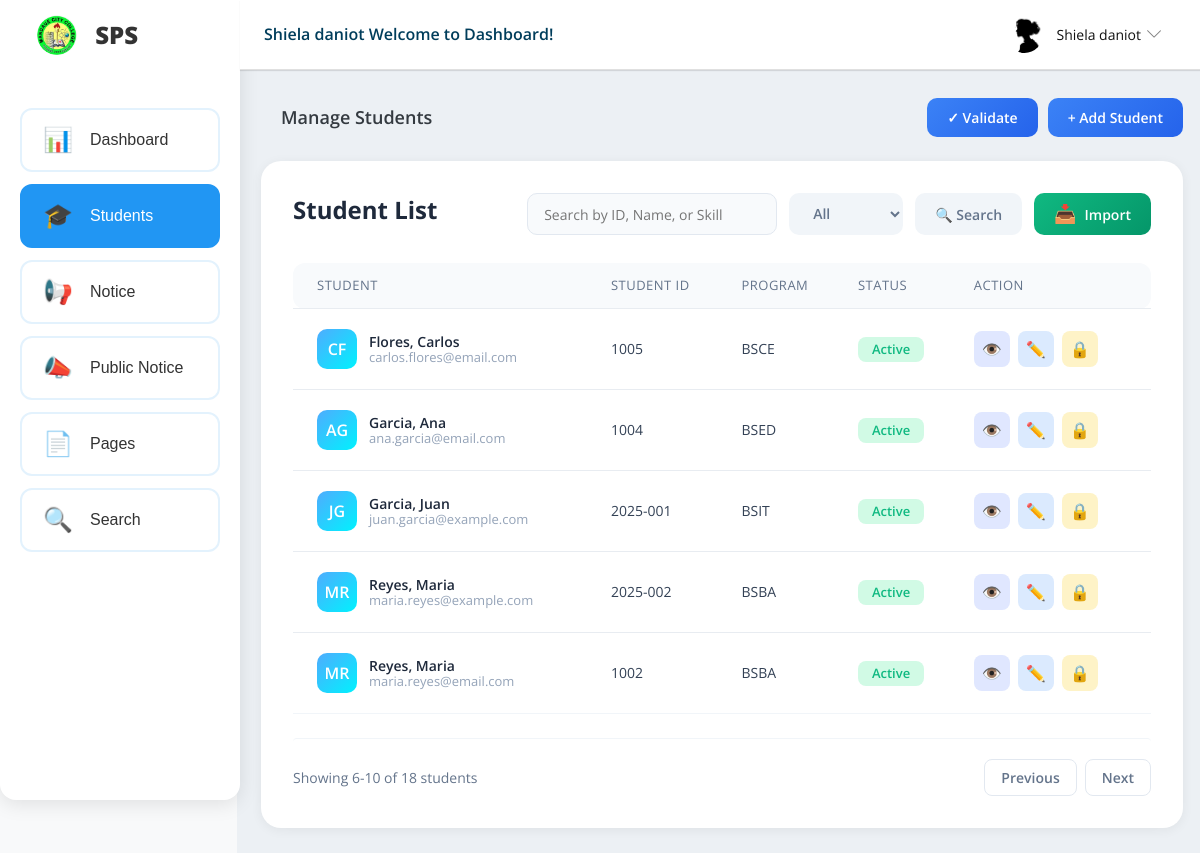
The page /staff/manage-students.php?page=2 (signed in) on the database as committed earlier.
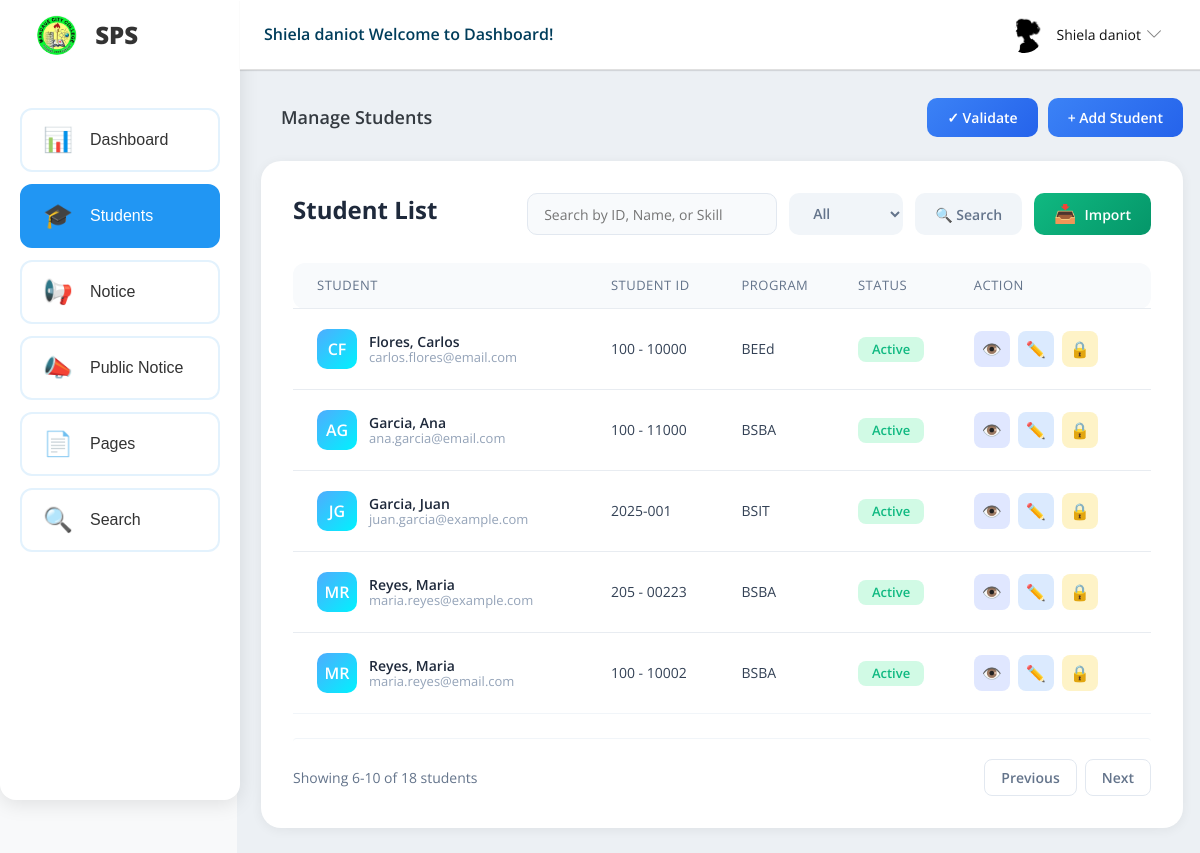
The same page on the database as committed later.
### tables this page shows
CREATE TABLE `tblstudent` (
  `ID` int(11) NOT NULL,
  `StuID` varchar(50) NOT NULL,
  `FamilyName` varchar(100) NOT NULL,
  `FirstName` varchar(100) NOT NULL,
  `MiddleName` varchar(100) DEFAULT NULL,
  `Program` varchar(100) NOT NULL,
  `Major` varchar(100) DEFAULT NULL,
  `LearnersReferenceNo` varchar(50) DEFAULT NULL,
  `DOB` date NOT NULL,
  `PlaceOfBirth` varchar(255) DEFAULT NULL,
  `Gender` varchar(10) NOT NULL,
  `CivilStatus` varchar(50) DEFAULT NULL,
  `Religion` varchar(100) DEFAULT NULL,
  `Height` varchar(10) DEFAULT NULL,
  `Weight` varchar(10) DEFAULT NULL,
  `Citizenship` varchar(50) DEFAULT NULL,
  `FathersName` varchar(100) DEFAULT NULL,
  `MothersMaidenName` varchar(100) DEFAULT NULL,
  `BuildingHouseNumber` varchar(255) DEFAULT NULL,
  `StreetName` varchar(255) DEFAULT NULL,
  `Barangay` varchar(255) DEFAULT NULL,
  `CityMunicipality` varchar(255) DEFAULT NULL,
  `Province` varchar(255) DEFAULT NULL,
  `PostalCode` varchar(20) DEFAULT NULL,
  `ContactNumber` varchar(15) DEFAULT NULL,
  `EmailAddress` varchar(100) DEFAULT NULL,
  `EmergencyContactPerson` varchar(100) DEFAULT NULL,
  `EmergencyRelationship` varchar(50) DEFAULT NULL,
  `EmergencyContactNumber` varchar(15) DEFAULT NULL,
  `EmergencyAddress` text DEFAULT NULL,
  `Category` set('New Freshman','Continuing/Returnee','Shiftee','Second Degree','Regular','Irregular') NOT NULL,
  `YearLevel` enum('1','2','3','4') DEFAULT NULL,
  `Password` varchar(255) NOT NULL,
  `Image` varchar(255) DEFAULT NULL,
  `Academic` longtext DEFAULT NULL,
  `NonAcademic` longtext DEFAULT NULL,
  `Status` tinyint(1) NOT NULL DEFAULT 1
);

### staff/manage-students.php (the view, shortened to what the changed rows need)
<?php
include('includes/dbconnection.php');
if (strlen($_SESSION['sturecmsstaffid']) == 0) {
    header('location:logout.php');
} else {
    $limit = 5;
    $page = isset($_GET['page']) ? max(1, intval($_GET['page'])) : 1;
    $offset = ($page - 1) * $limit;
    $isSkillSearch = false;
    $skill_id = 0;
  function getInitials($name)
  {
    $words = explode(' ', trim($name));
    $initials = '';
    if (count($words) >= 2) {
      $initials .= strtoupper(substr($words[0], 0, 1));
      $initials .= strtoupper(substr(end($words), 0, 1));
    } else if (count($words) == 1) {
      $initials .= strtoupper(substr($words[0], 0, 2));
    }
    return $initials;
    }
    ?>
    <!DOCTYPE html>
    <html lang="en">
    <head>
        <link rel="stylesheet" href="vendors/simple-line-icons/css/simple-line-icons.css">
        <link rel="stylesheet" href="vendors/flag-icon-css/css/flag-icon.min.css">
        <link rel="stylesheet" href="vendors/css/vendor.bundle.base.css">
        <link rel="stylesheet" href="./css/style.css">
        <link rel="stylesheet" href="./css/style(v2).css">
        <link rel="stylesheet" href="https://cdnjs.cloudflare.com/ajax/libs/toastr.js/latest/toastr.min.css">
        <link rel="stylesheet" href="css/responsive.css">
    </head>
    <body>
        <div class="container-scroller">
            <div class="container-fluid page-body-wrapper">
                <div class="main-panel">
                    <div class="content-wrapper">
                        <div class="row">
                            <div class="col-md-12 grid-margin stretch-card">
                                <div class="table-card">
                                    <div class="table-header">
                                        <h2 class="table-title">Student List</h2>
                                    </div>
                                        <div class="table-wrapper">
                                            <table class="table">
                                                <thead>
                                                    <tr>
                                                        <th>Student</th>
                                                        <th>Student ID</th>
                                                        <th>Program</th>
                                                        <th>Status</th>
                                                        <th>Action</th>
                                                    </tr>
                                                </thead>
                                                <tbody>
                                                    <?php
                                                    $sql = "SELECT ID AS sid, StuID, FamilyName, FirstName, Program, Gender, EmailAddress, Status, Image FROM tblstudent WHERE 1=1";
                                                    $params = [];
                                                    if ($isSkillSearch) {
                                                        $countSql = "SELECT COUNT(DISTINCT t.ID) FROM tblstudent t JOIN student_achievements sa ON sa.StuID = t.StuID AND sa.status='approved' JOIN student_achievement_skills ssk ON ssk.achievement_id = sa.id WHERE ssk.skill_id = :skill_id";
                                                        $countStmt = $dbh->prepare($countSql);
                                                        $countStmt->bindValue(':skill_id', $skill_id, PDO::PARAM_INT);
                                                        $countStmt->execute();
                                                        $totalRows = $countStmt->fetchColumn();
                                                        $sql = "SELECT t.ID as sid, t.StuID, t.FamilyName, t.FirstName, t.Program, t.Gender, t.EmailAddress, t.Status, t.Image, IFNULL(SUM(sa.points),0) as totalPoints FROM tblstudent t JOIN student_achievements sa ON sa.StuID = t.StuID AND sa.status='approved' JOIN student_achievement_skills ssk ON ssk.achievement_id = sa.id WHERE ssk.skill_id = :skill_id GROUP BY t.ID ORDER BY totalPoints DESC, t.ID DESC LIMIT :limit OFFSET :offset";
                                                        $params[':skill_id'] = $skill_id;
                                                    } else {
                                                        $where = " WHERE 1=1";
                                                        $sql = "SELECT ID AS sid, StuID, FamilyName, FirstName, Program, Gender, EmailAddress, Status, Image FROM tblstudent" . $where . " ORDER BY FamilyName ASC, FirstName ASC LIMIT :limit OFFSET :offset";
                                                    }
                                                    $query = $dbh->prepare($sql);
                                                    $query->bindValue(':limit', (int) $limit, PDO::PARAM_INT);
                                                    $query->bindValue(':offset', (int) $offset, PDO::PARAM_INT);
                                                    $query->execute();
                                                    $results = $query->fetchAll(PDO::FETCH_OBJ);
                                                    if ($query->rowCount() > 0) {
                                                        foreach ($results as $row) { ?>
                                                            <tr>
                                                                <td data-label="Student">
                                                                     <div class="user-info">
                                                                         <?php if (!empty($row->Image)): ?>
                                                                           <img src="../admin/images/<?php echo htmlentities($row->Image); ?>" alt="Student Avatar"
                                                                             class="user-avatar-img">
                                                                         <?php else: ?>
                                                                           <div class="user-avatar"
                                                                             style="background: linear-gradient(135deg, #4facfe 0%, #00f2fe 100%);">
                                                                             <?php echo getInitials($row->FirstName . ' ' . $row->FamilyName); ?>
                                                                           </div>
                                                                         <?php endif; ?>
                                                                         <div class="user-details">
                                                                             <span class="user-name"><?php echo htmlentities($row->FamilyName . ', ' . $row->FirstName); ?></span>
                                                                             <span class="user-email"><?php echo htmlentities($row->EmailAddress); ?></span>
                                                                         </div>
                                                                     </div>
                                                                 </td>
                                                                <td data-label="Student ID"><?php echo htmlentities($row->StuID); ?></td>
                                                                <td data-label="Program">
                                                                     <?php
                                                                     $program_full = htmlentities($row->Program);
                                                                     if (preg_match('/\((\w+)\)/', $program_full, $matches)) {
                                                                         echo $matches[1];
                                                                     } else {
                                                                         echo $program_full;
                                                                     } ?>
                                                                 </td>
                                                                <td data-label="Status">
                                                                     <span class="status-badge <?php echo $row->Status == 1 ? 'active' : 'inactive'; ?>">
                                                                         <?php echo $row->Status == 1 ? 'Active' : 'Inactive'; ?>
                                                                     </span>
                                                                 </td>
                                                                <td data-label="Action">
                                                                     <div class="action-buttons">
                                                                         <a href="view-student.php?viewid=<?php echo htmlentities($row->sid); ?>" class="action-btn edit" title="View Profile" style="background: #e0e7ff; color: #4f46e5;">👁️</a>
                                                                         <a href="edit-student-detail.php?editid=<?php echo htmlentities($row->sid); ?>" class="action-btn edit" title="Edit">✏️</a>
                                                                         <a href="manage-students.php?statusid=<?php echo htmlentities($row->sid); ?>&status=<?php echo htmlentities($row->Status); ?>" class="action-btn toggle <?php echo $row->Status == 1 ? 'deactivate' : ''; ?>" title="<?php echo $row->Status == 1 ? 'Deactivate' : 'Activate'; ?>">
                                                                             <?php echo $row->Status == 1 ? '🔒' : '🔑'; ?>
                                                                         </a>
                                                                     </div>
                                                                 </td>
                                                            </tr>
                                                    <?php }
                                                    } else { ?>
                                                        <tr><td colspan="<?php echo $isSkillSearch ? '6' : '5'; ?>" style="text-align: center; color: red;">No Record Found</td></tr>
                                                    <?php } ?>
                                                </tbody>
                                            </table>
                                        </div>
                                    </div>
                                </div>
                            </div>
                        </div>
                    </div>
                </div>
            </div>
    </body>
    </html>
<?php } ?>

Rows that differ between the two databases and show on the page:
changed tblstudent "CF": StuID "1005" → "100 - 10000"; matches (not shown) → "BEEd"; Program "BSCE" → (not shown)
changed tblstudent "AG": StuID "1004" → "100 - 11000"; matches (not shown) → "BSBA"; Program "BSED" → (not shown)
changed tblstudent "maria.reyes@example.com": StuID "2025-002" → "205 - 00223"
changed tblstudent "maria.reyes@email.com": StuID "1002" → "100 - 10002"
